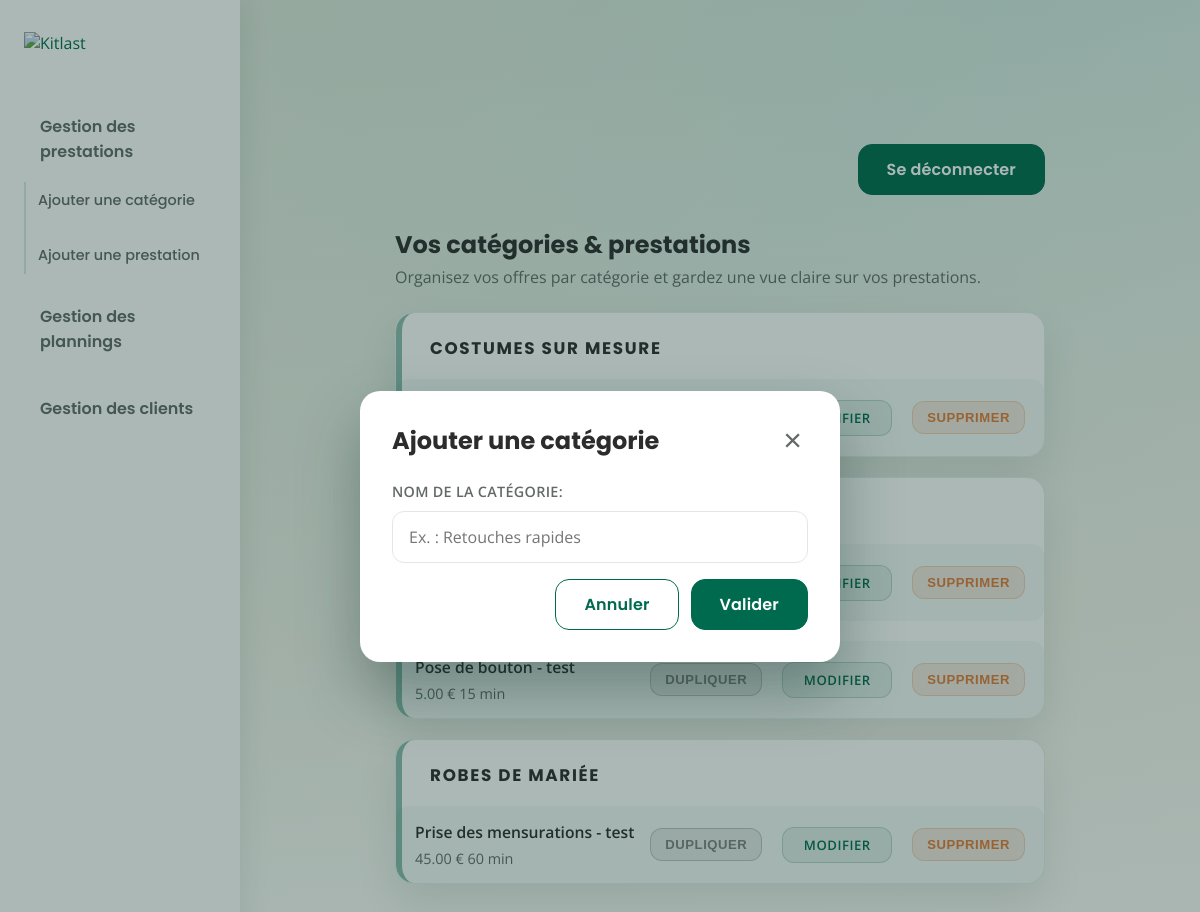
/?section=services&show=category-form (signed in), run on the app's committed database.
### accounts/models.py (models this page shows, shortened)
class Category(models.Model):
    name = models.CharField(max_length=100, unique=True)
    created_at = models.DateTimeField(auto_now_add=True)
    class Meta:
        ordering = ["name"]
    def __str__(self) -> str:
        return str(self.name)

class Service(models.Model):
    category = models.ForeignKey(
        Category, on_delete=models.CASCADE, related_name="services"
    )
    name = models.CharField(max_length=100)
    description = models.TextField(blank=True)
    price = models.DecimalField(max_digits=8, decimal_places=2, null=True, blank=True)
    duration_minutes = models.PositiveIntegerField(null=True, blank=True)
    created_at = models.DateTimeField(auto_now_add=True)
    created_by = models.ForeignKey(
        settings.AUTH_USER_MODEL,
        on_delete=models.CASCADE,
        related_name="services_created",
    )
    class Meta:
        ordering = ["name"]

### accounts/views.py (the view)
# urls.py: path("", views.dashboard, name="dashboard"),
@login_required
def dashboard(request):
    state = _initialize_dashboard_state(request)
    if request.method == "POST":
        response = _dispatch_dashboard_action(request, state)
        if response:
            return response
    context = _build_dashboard_context(request, state)
    return render(request, "accounts/dashboard.html", context)

### accounts/forms.py (shortened to what this page needs)
class CategoryForm(forms.ModelForm):
    class Meta:
        model = Category
        fields = ["name"]
        labels = {"name": "Nom de la catégorie"}
        widgets = {
            "name": forms.TextInput(
                attrs={
                    "placeholder": "Ex. : Retouches rapides",
                    "maxlength": 100,
                    "class": "kitlast-input",
                }
            )
        }

class ServiceForm(forms.ModelForm):
    class Meta:
        model = Service
        fields = ["name", "category", "price", "duration_minutes"]
        labels = {
            "name": "Nom de la prestation",
            "category": "Catégorie",
            "price": "Tarif (€)",
            "duration_minutes": "Durée (minutes)",
        }
        widgets = {
            "name": forms.TextInput(
                attrs={
                    "placeholder": "Ex. : Pose de bouton",
                    "maxlength": 100,
                    "class": "kitlast-input",
                }
            ),
            "category": forms.Select(attrs={"class": "kitlast-input"}),
            "price": forms.NumberInput(
                attrs={
                    "placeholder": "Ex. : 45",
                    "min": "0",
                    "step": "0.5",
                    "class": "kitlast-input",
                }
            ),
            "duration_minutes": forms.NumberInput(
                attrs={
                    "placeholder": "Ex. : 60",
                    "min": "0",
                    "step": "15",
                    "class": "kitlast-input",
                }
            ),
        }

### accounts/planning.py (called while the page is built)
def _to_minutes(value: str | datetime) -> int:
    if isinstance(value, datetime):
        return value.hour * 60 + value.minute
    hour, minute = map(int, value.split(":"))
    return hour * 60 + minute

def _compute_block(
    start_time: str | datetime, end_time: str | datetime
) -> dict[str, float]:
    start_minutes = _to_minutes(start_time)
    end_minutes = _to_minutes(end_time)
    top = max(start_minutes - 8 * 60, 0)
    duration = max(end_minutes - start_minutes, 30)
    return {
        "top_pct": (top / TOTAL_PLANNER_SPAN_MINUTES) * 100,
        "height_pct": (duration / TOTAL_PLANNER_SPAN_MINUTES) * 100,
    }

def _format_time_range(start_time: datetime, end_time: datetime) -> str:
    return f"{start_time.strftime('%H:%M')} – {end_time.strftime('%H:%M')}"

### templates/accounts/dashboard.html (shortened to what this page needs)
{% extends "base.html" %}
{% load static %}
{% block head %}
<link rel="stylesheet" href="{% static 'css/dashboard.css' %}">
{% endblock %}
{% block content %}
<div class="kitlast-dashboard-layout">
  <aside class="kitlast-dashboard-sidebar">
    <div class="kitlast-dashboard-sidebar__logo">
      <a href="{% url 'dashboard' %}?section=overview" data-section-target="overview">
        <img src="https://kitlast.com/wp-content/uploads/2025/08/kitlast-200-x-100-px.svg" alt="Kitlast" />
      </a>
    </div>
    <nav class="kitlast-dashboard-sidebar__nav" aria-label="Menu du tableau de bord">
      <ul>
        <li>
          <button type="button" class="kitlast-dashboard-sidebar__toggle" data-section-target="services"
            aria-expanded="{% if section == 'services' %}true{% else %}false{% endif %}"
            aria-controls="services-subnav">Gestion des prestations</button>
          <ul id="services-subnav" class="kitlast-dashboard-sidebar__subnav" {% if section != 'services' %} hidden{% endif %}>
            <li><a href="{% url 'dashboard' %}?section=services&show=category-form" data-action="show-category-form"
                data-modal-instant="true">Ajouter une catégorie</a></li>
            <li><a href="{% url 'dashboard' %}?section=services&show=service-form" data-action="show-service-form"
                data-modal-instant="true">Ajouter une prestation</a></li>
          </ul>
        </li>
        <li><a href="{% url 'dashboard' %}?section=planning" data-section-target="planning">Gestion des plannings</a>
        </li>
        <li><a href="{% url 'dashboard' %}?section=clients" data-section-target="clients">Gestion des clients</a></li>
      </ul>
    </nav>
  </aside>
  <section class="kitlast-dashboard-area">
    <div class="kitlast-dashboard">
      <div class="kitlast-dashboard__topbar">
        <form method="post" action="{% url 'logout' %}" class="kitlast-form-inline">
          <button type="submit" class="kitlast-button">Se déconnecter</button>
        </form>
      </div>
      <div class="kitlast-dashboard-content" data-active-section="{{ section }}"
        data-show-category="{{ show_category_form|yesno:'true,false' }}"
        data-show-service="{{ show_service_form|yesno:'true,false' }}"
        data-week-offset="{{ week_offset }}">
        {% include "accounts/dashboard_services.html" %}
      </div>
    </div>
  </section>
</div>
{% endblock %}

### templates/accounts/dashboard_services.html (shortened to what this page needs)
{% load modal_tags %}
<section class="kitlast-content-section{% if section == 'services' %} is-active{% endif %}"
  data-section="services">
  <header class="kitlast-section-header">
    <div>
      <h2>Vos catégories & prestations</h2>
      <p class="kitlast-section-header__text">Organisez vos offres par catégorie et gardez une vue claire sur vos prestations.</p>
    </div>
  </header>
  <div class="kitlast-category-board">
    {% if categories %}
      <ul>
        {% for category in categories %}
          <li class="kitlast-category-card">
            <header class="kitlast-category-card__header">
              <h3>{{ category.name|upper }}</h3>
            </header>
            <ul class="kitlast-service-lines">
              {% if category.services.all %}
                {% for service in category.services.all %}
                  <li class="kitlast-service-line">
                    <div class="kitlast-service-line__info">
                      <span class="kitlast-service-line__name">{{ service.name }}</span>
                      <span class="kitlast-service-line__meta">
                        {% if service.price %}<span>{{ service.price }} €</span>{% endif %}
                        {% if service.duration_minutes %}<span>{{ service.duration_minutes }} min</span>{% endif %}
                      </span>
                    </div>
                    <div class="kitlast-service-line__actions">
                      <button type="button" class="kitlast-service-line__action kitlast-service-line__action--muted">Dupliquer</button>
                      <a href="{% url 'dashboard' %}?section=services&show=service-form&service_id={{ service.id }}" class="kitlast-service-line__action">Modifier</a>
                      <form method="post" action="{% url 'dashboard' %}?section=services" class="kitlast-service-line__form" onsubmit="return confirm('Supprimer cette prestation ?');">
                        <button type="submit" class="kitlast-service-line__action kitlast-service-line__action--danger">Supprimer</button>
                      </form>
                    </div>
                  </li>
                {% endfor %}
              {% else %}
                <li class="kitlast-service-line kitlast-service-line--empty">Aucune prestation pour cette catégorie.</li>
              {% endif %}
            </ul>
          </li>
        {% endfor %}
      </ul>
    {% else %}
      <p class="kitlast-empty">Aucune catégorie pour le moment. Ajoutez votre première catégorie pour structurer vos prestations.</p>
    {% endif %}
  </div>
</section>
{% render_modal modal_data_attr='data-category-modal' modal_title='Ajouter une catégorie' modal_title_id='category-modal-title' modal_body_template='accounts/components/modal_category_form.html' modal_should_show=show_category_modal %}

### static/css/global.css (style rules this page uses)
:root { --brand: #006A4E; --brand-600: #005A42; --brand-300: #338771; --secondary: #3B6F72; --accent: #E07B39; --text: #2C2C2C; --muted: #626A68; --bg-soft: #F5F0E6; --surface: #FFFFFF; --surface-alt: #FAF7F1; --border: #E3E7E4; }
body { font-family: 'Open Sans', sans-serif; background: linear-gradient(135deg, var(--bg-soft) 0%, #E6F4EF 45%, #FFFFFF 100%); color: var(--text); margin: 0; }
h1, h2 { font-family: 'Poppins', sans-serif; margin: 0; }
a { color: var(--brand); text-decoration: none; transition: color 0.18s ease; }
.kitlast-field label { font-weight: 600; font-size: 0.9rem; letter-spacing: 0.02em; color: var(--muted); text-transform: uppercase; }
.kitlast-field input, .kitlast-field select, .kitlast-field textarea, .kitlast-input { width: 100%; border: 1px solid var(--border); border-radius: 12px; padding: 14px 16px; font-size: 1rem; transition: border-color 0.18s ease, box-shadow 0.18s ease; font-family: 'Open Sans', sans-serif; background: #fff; }
.kitlast-button { background: var(--brand); border: 1px solid var(--brand); border-radius: 14px; color: #fff; cursor: pointer; font-family: 'Poppins', sans-serif; font-size: 1rem; font-weight: 600; letter-spacing: 0.01em; padding: 12px 28px; transition: background 0.18s ease, box-shadow 0.18s ease, transform 0.18s ease; }

### data on the page
Category: name "COSTUMES SUR MESURE"
Service: name "Pose de bouton - test", price "5.00", duration_minutes "15"
Category: name "ROBES DE MARIÉE"
Service: name "Prise des mensurations - test", price "45.00", duration_minutes "60"

### other printed values
{{ modal_title }} "Ajouter une catégorie"
{{ category_form.name.label_tag }} "NOM DE LA CATÉGORIE:"
